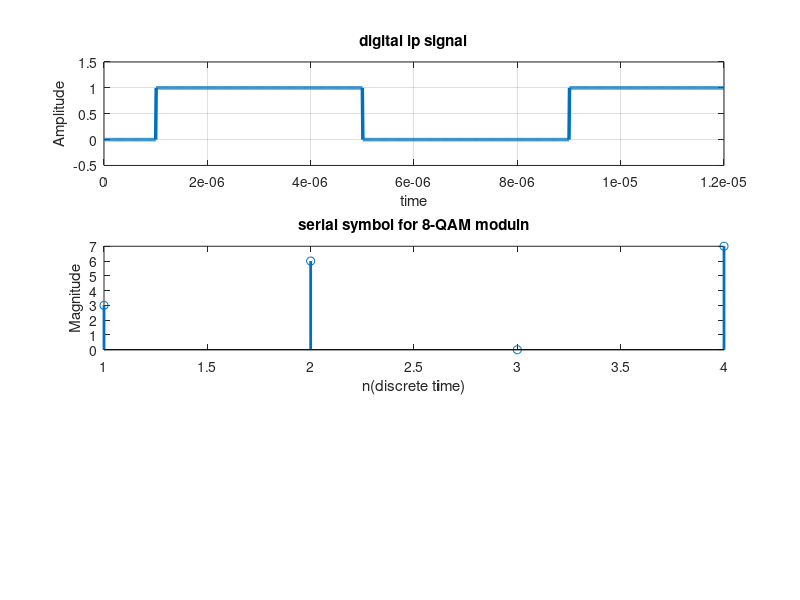

Here is the MATLAB script that generated this plot: (Note: this script raises an error after producing the figure.)
clc;close all;clear all;
M=8;N=12;
msg=round(rand(1,N));
disp('Binary ip at transmitter');
disp(msg);

Tb=0.000001;
x=msg;
bits=[];
for n=1:1:length(x)
    if x(n)==1;
        sig =ones(1,100);
    else x(n)==0;
        sig =zeros(1,100);
    end
    bits=[bits sig];
end

t1=Tb/100:Tb/100:100*length(x)*(Tb/100);
subplot(3,1,1);
plot(t1,bits,'lineWidth',2.5);
grid on;
axis ([0 Tb*length(x) -0.5 1.5]);
xlabel('time');
ylabel('Amplitude');
title('digital ip signal');

msg_reshape=reshape(x,log2(M),N/log2(M))';
disp('information is reshaped to convert into symbol form');
disp(msg_reshape);
fprintf('\n\n');
size(msg_reshape);
for (j=1:1:N/log2(M))
    for (i=1:1:log2(M))
        a(j,i)=num2str(msg_reshape(j,i));
    end
end
as=bin2dec(a);
ast=as';

subplot(3,1,2);
stem(ast,'LineWidth',2.0);
title('serial symbol for 8-QAM moduln');
xlabel('n(discrete time)');
ylabel('Magnitude');
disp('symbol form of information for 8-QAM');
disp(ast);
fprintf('\n\n');

p=qammod(ast,M);
scatterplot(p),grid on;
title('8-QAM constellation diagram');

RR=real(p);
II=imag(p);
sp=Tb*2;
sr=1/sp;
f=sr*2;
t=sp/100:sp/100:sp;
ss=length(t);
m=[];
for (k=1:1:length(RR))
    yr=RR(k)*cos(2*pi*f*t);
    yim=II(k)*sin(2*pi*f*t);
    y=yr+yim;
    m=[m y];
end

tt=sp/100:sp/100:sp*length(RR);
figure(1);
subplot(3,1,3);
plot(tt,m);
xlabel('time');
ylabel('amplitude');
title('8-QAM modulated signal');


 
